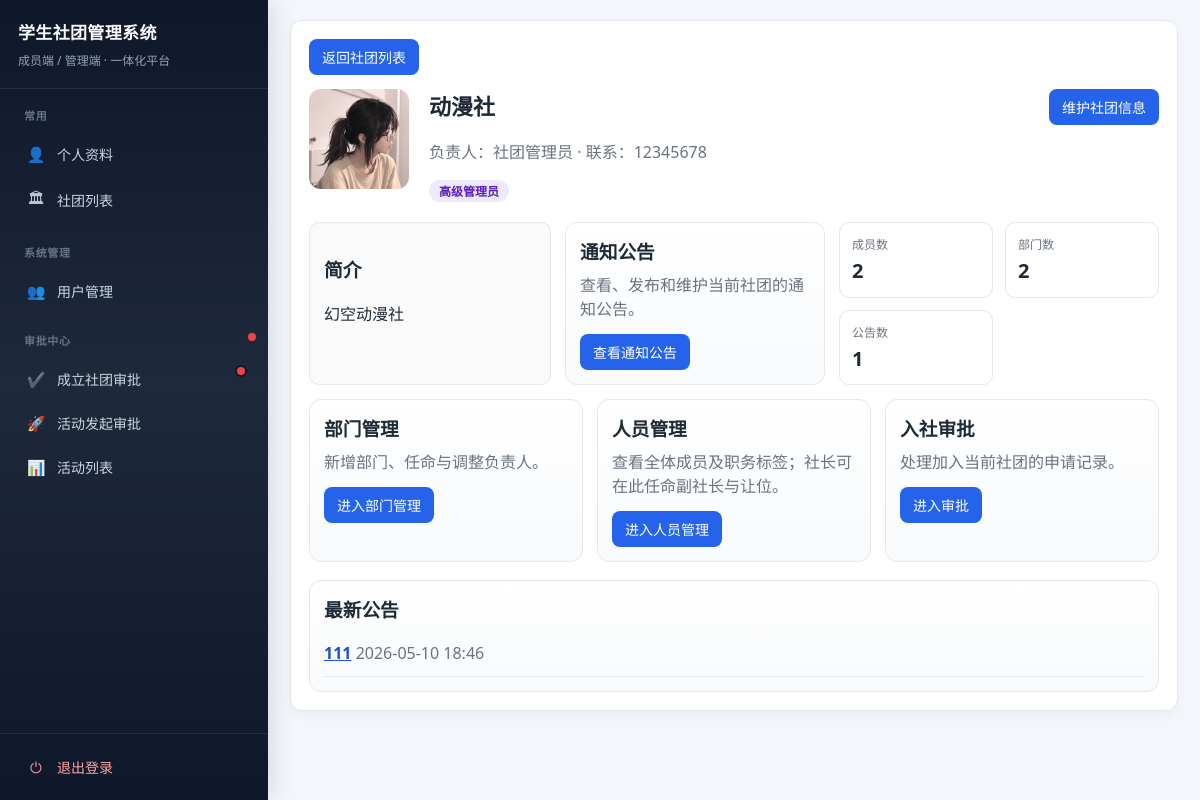
/my-clubs/2/ (signed in), run on the app's committed database.
### club/models.py (models this page shows, shortened)
class ClubInfo(models.Model):
    name = models.CharField(max_length=128, default="学生社团")
    intro = models.TextField(blank=True)
    charter = models.TextField(blank=True)
    contact = models.CharField(max_length=128, blank=True)
    logo_url = models.URLField("标志图片链接", blank=True)
    logo = models.ImageField("标志图片（上传）", upload_to="club_logos/", blank=True)
    principal = models.CharField(max_length=64, blank=True)

class Notice(models.Model):
    club = models.ForeignKey(
        "ClubInfo",
        on_delete=models.CASCADE,
        null=True,
        blank=True,
        related_name="notices",
    )
    title = models.CharField(max_length=128)
    content = models.TextField()
    status = models.CharField(max_length=16, choices=NoticeStatus.choices, default=NoticeStatus.DRAFT)
    scope = models.CharField(max_length=16, choices=NoticeScope.choices, default=NoticeScope.ALL)
    target_department = models.ForeignKey(Department, on_delete=models.SET_NULL, null=True, blank=True)
    target_role = models.CharField(max_length=20, choices=RoleChoices.choices, null=True, blank=True)
    pinned = models.BooleanField(default=False)
    track_read_stats = models.BooleanField(
        "统计已读人数",
        default=False,
        help_text="开启后成员需在公告详情页手动标记已读，社长/副社长可参与统计；高级管理员仅可查看比例不参与标记。",
    )
    publish_at = models.DateTimeField(default=timezone.now)
    created_by = models.ForeignKey(settings.AUTH_USER_MODEL, on_delete=models.SET_NULL, null=True)
    created_at = models.DateTimeField(auto_now_add=True)
    class Meta:
        ordering = ["-pinned", "-publish_at", "-created_at"]

### club/views.py (the view, shortened to what this page needs)
# urls.py: path("my-clubs/<int:pk>/", views.my_club_detail, name="my_club_detail"),
@login_required
def my_club_detail(request, pk):
    profile = request.user.memberprofile
    if profile.role == RoleChoices.SUPER_ADMIN:
        club = get_object_or_404(ClubInfo, pk=pk)
        club_identity = None
        identity_meta = {
            "label": "高级管理员",
            "tag_class": "super",
            "can_manage": True,
            "can_lead": False,
            "can_maintain_club_info": True,
        }
        assignments = []
        recent_notices = (
            Notice.objects.filter(club=club, status=NoticeStatus.PUBLISHED, publish_at__lte=timezone.now())
            .order_by("-pinned", "-publish_at")[:5]
        )
        club_has_unviewed_notice = False
        club_pending_join_count = JoinApplication.objects.filter(
            club=club,
            status=ApplicationStatus.PENDING,
        ).count()
    stats = {
        "member_count": ClubMembership.objects.filter(club=club, is_active=True).count(),
        "department_count": Department.objects.filter(club=club).count(),
        "notice_count": Notice.objects.filter(
            club=club,
            status=NoticeStatus.PUBLISHED,
            publish_at__lte=timezone.now(),
        ).count(),
    }
    return render(
        request,
        "club/my_club_detail.html",
        {
            "club": club,
            "identity_meta": identity_meta,
            "club_identity": club_identity,
            "assignments": assignments,
            "recent_notices": recent_notices,
            "stats": stats,
            "club_pending_join_count": club_pending_join_count,
            "club_has_unviewed_notice": club_has_unviewed_notice,
        },
    )

### templates/club/my_club_detail.html (shortened to what this page needs)
{% extends 'club/base.html' %}
{% block page_back %}
<p class="page-back">
    {% if user.memberprofile.role == 'super_admin' %}
    <a class="btn" href="{% url 'club:club_list' %}">返回社团列表</a>
    {% else %}
    <a class="btn" href="{% url 'club:my_clubs' %}">返回我的社团</a>
    {% endif %}
</p>
{% endblock %}
{% block content %}
<div class="club-workspace-head">
    <div class="club-workspace-head-left">
        {% if club.logo %}
        <div class="club-detail-logo"><img src="{{ club.logo.url }}" alt="{{ club.name }}"></div>
        {% elif club.logo_url %}
        <div class="club-detail-logo"><img src="{{ club.logo_url }}" alt=""></div>
        {% else %}
        <div class="club-detail-logo placeholder">无图标</div>
        {% endif %}
        <div>
            <h2 style="margin-top:0;">{{ club.name }}</h2>
            <p class="muted">负责人：{{ club.principal|default:"—" }} · 联系：{{ club.contact|default:"—" }}</p>
            <p style="margin-bottom:0;"><span class="role-tag {{ identity_meta.tag_class }}">{{ identity_meta.label }}</span></p>
        </div>
    </div>
    {% if identity_meta.can_maintain_club_info %}
    <div class="club-workspace-head-actions">
        <a class="btn btn-header-maintain" href="{% url 'club:club_info_manage' club.pk %}">维护社团信息</a>
    </div>
    {% endif %}
</div>
<div class="workspace-intro-row">
    <div class="club-intro-box workspace-intro-main">
        <h3>简介</h3>
        <div>{{ club.intro|linebreaks|default:"暂无简介" }}</div>
    </div>
    <div class="workspace-card workspace-intro-side" style="position:relative;">
        <h3>通知公告</h3>
        <p class="muted">{% if identity_meta.can_maintain_club_info %}查看、发布和维护当前社团的通知公告。{% else %}查看当前社团面向你可见的全部通知与公告。{% endif %}</p>
        <a class="btn" href="{% url 'club:club_notice_list' club.pk %}" style="position:relative;">
            查看通知公告
        </a>
    </div>
    <div class="mini-stats workspace-intro-stats">
        <div class="mini-stat"><div class="label">成员数</div><div class="value">{{ stats.member_count }}</div></div>
        <div class="mini-stat"><div class="label">部门数</div><div class="value">{{ stats.department_count }}</div></div>
        <div class="mini-stat"><div class="label">公告数</div><div class="value">{{ stats.notice_count }}</div></div>
    </div>
</div>
<div class="workspace-actions">
    <div class="workspace-card">
        <h3>{% if identity_meta.can_manage %}部门管理{% else %}部门列表{% endif %}</h3>
        <p class="muted">{% if identity_meta.can_manage %}新增部门、任命与调整负责人。{% else %}查看各部门与负责人。{% endif %}</p>
        <a class="btn" href="{% url 'club:club_department_manage' club.pk %}">{% if identity_meta.can_manage %}进入部门管理{% else %}查看部门列表{% endif %}</a>
    </div>
    {% if identity_meta.can_manage %}
    <div class="workspace-card">
        <h3>人员管理</h3>
        <p class="muted">查看全体成员及职务标签；社长可在此任命副社长与让位。</p>
        <a class="btn" href="{% url 'club:club_position_manage' club.pk %}">进入人员管理</a>
    </div>
    <div class="workspace-card">
        <h3>入社审批</h3>
        <p class="muted">处理加入当前社团的申请记录。</p>
        <a class="btn" href="{% url 'club:club_application_manage' club.pk %}" style="position:relative;">
            进入审批
        </a>
    </div>
    {% endif %}
</div>
<div class="section-card" style="margin-top:18px;">
    <h3>最新公告</h3>
    {% if recent_notices %}
    <ul class="notice-simple-list">
    {% for n in recent_notices %}
    <li class="{% if n.is_unviewed %}notice-is-unviewed{% endif %}">
        <strong><a class="text-link" href="{% url 'club:notice_detail' n.pk %}">{{ n.title }}</a></strong>
        <span class="muted">{{ n.publish_at|date:"Y-m-d H:i" }}</span>
    </li>
    {% endfor %}
    </ul>
    {% else %}
    <p class="muted">当前没有可查看的公告。</p>
    {% endif %}
</div>
{% endblock %}

### templates/club/base.html (style rules this page uses)
:root { --bg: #f3f6fb; --card: #ffffff; --text: #1f2a37; --muted: #6b7280; --border: #e5e7eb; --primary: #2563eb; --primary-hover: #1d4ed8; --success-bg: #ecfdf3; }
* { box-sizing: border-box; }
body { margin: 0; background: var(--bg); color: var(--text); font-family: "Segoe UI", "Microsoft YaHei", Arial, sans-serif; min-height: 100vh; }
h2 { margin-top: 0; font-size: 22px; }
h3 { margin-top: 20px; }
.muted { color: var(--muted); }
button, input[type="submit"], .btn { border: none; border-radius: 8px; background: var(--primary); color: #fff; padding: 8px 13px; cursor: pointer; text-decoration: none; display: inline-block; font-size: 14px; font-family: inherit; }
.page-back { margin: 0 0 14px 0; }
.page-back a.btn { margin-right: 8px; }
.panel .text-link { background: transparent; color: #1d4ed8 !important; padding: 0; margin: 0; display: inline; border-radius: 0; }
a { color: #1d4ed8; }
.workspace-intro-row { display: grid; grid-template-columns: 1fr minmax(200px, 260px) minmax(220px, 320px); gap: 14px; align-items: stretch; margin-top: 14px; }
.workspace-intro-row .club-intro-box, .workspace-intro-row .workspace-card, .workspace-intro-row .mini-stats { margin: 0; height: 100%; }
.workspace-intro-stats { display: grid; grid-template-columns: repeat(3, 1fr); gap: 10px; margin-top: 0; }
.club-workspace-head { display: flex; align-items: flex-start; justify-content: space-between; gap: 16px; flex-wrap: wrap; margin-bottom: 16px; }
.club-workspace-head-left { display: flex; gap: 20px; align-items: flex-start; flex: 1; min-width: 220px; }
.club-workspace-head-actions { flex-shrink: 0; text-align: right; max-width: 280px; }
.btn-header-maintain { white-space: nowrap; }
.club-detail-logo { width: 100px; height: 100px; border-radius: 12px; overflow: hidden; background: #f1f5f9; flex-shrink: 0; display: flex; align-items: center; justify-content: center; color: var(--muted); }
.club-detail-logo img { width: 100%; height: 100%; object-fit: cover; }
.club-intro-box { border: 1px solid var(--border); border-radius: 10px; padding: 12px 14px; margin: 12px 0; background: #fafafa; }
.notice-simple-list { list-style: none; padding: 0; margin: 0; }
.notice-simple-list li { border-bottom: 1px solid var(--border); padding: 12px 0; }
.role-tag { font-size: 12px; padding: 2px 10px; border-radius: 999px; font-weight: 600; }
.role-tag.super { background: #ede9fe; color: #5b21b6; }
.role-tag { margin-right: 6px; margin-bottom: 4px; display: inline-block; }
.workspace-actions, .stack-grid { display: grid; grid-template-columns: repeat(auto-fit, minmax(220px, 1fr)); gap: 14px; margin-top: 14px; }
.workspace-card, .section-card { border: 1px solid var(--border); border-radius: 12px; padding: 14px; background: linear-gradient(180deg, #fff 0%, #f8fafc 100%); }
.workspace-card h3, .section-card h3 { margin-top: 0; margin-bottom: 8px; }
.workspace-card p, .section-card p { margin: 0 0 10px; }
.workspace-card .btn { margin-top: 4px; }
.mini-stats { display: grid; grid-template-columns: repeat(auto-fit, minmax(120px, 1fr)); gap: 12px; margin-top: 14px; }
.mini-stat { border: 1px solid var(--border); border-radius: 10px; padding: 12px; background: #fff; }
.mini-stat .label { color: var(--muted); font-size: 12px; }
.mini-stat .value { font-size: 20px; font-weight: 600; margin-top: 4px; }

### data on the page
ClubInfo: logo (picture), name "动漫社", principal "社团管理员", contact "12345678", intro "幻空动漫社"
Notice: title "111", publish_at "2026-05-10 18:46"

### other printed values
{{ identity_meta.label }} "高级管理员"
{{ stats.member_count }} "2"
{{ stats.department_count }} "2"
{{ stats.notice_count }} "1"
